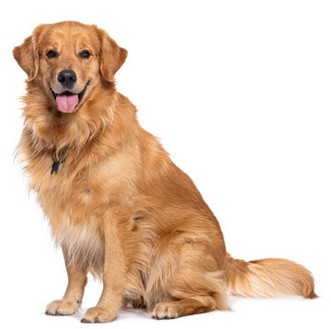
#> input picture dog.png, 331 x 329 px, found by its file name
$ python Lab3-2-1.py
#> lines starting #> are read from the running program, lines starting #| are printed output that depends on the picture
import numpy as np
import cv2
import matplotlib.pyplot as plt

# Load the image (dog.png) and convert to grayscale
image = cv2.imread('dog.png', cv2.IMREAD_GRAYSCALE)
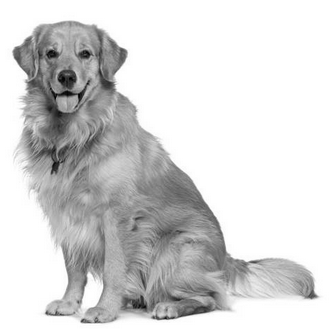
#> image: shape (329, 331); min 0, max 255, mean 212.5

# Step 1: Add Gaussian Distribution Noise
def add_gaussian_noise(image, mean=0, std=25):
    noise = np.random.normal(mean, std, image.shape).astype(np.int16)
    noisy_image = np.clip(image + noise, 0, 255).astype(np.uint8)
    return noisy_image

def add_uniform_noise(image):
    noise = np.random.uniform(-50, 50, image.shape).astype(np.int16)
    noisy_image = np.clip(image + noise, 0, 255).astype(np.uint8)
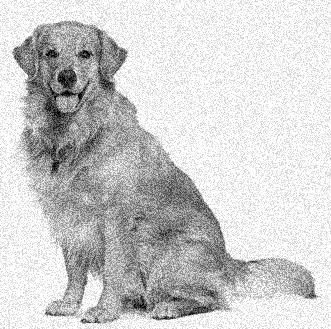
#> noisy_image: shape (329, 331); min 0, max 255, mean 205.4
    return noisy_image

def add_salt_pepper_noise(image, salt_prob=0.02, pepper_prob=0.02):
    noisy_image = np.copy(image)
    num_salt = int(np.ceil(salt_prob * image.size))
    num_pepper = int(np.ceil(pepper_prob * image.size))

    # Salt noise (white pixels)
    salt_coords = [np.random.randint(0, i - 1, num_salt) for i in image.shape]
    noisy_image[salt_coords[0], salt_coords[1]] = 255

    # Pepper noise (black pixels)
    pepper_coords = [np.random.randint(0, i - 1, num_pepper) for i in image.shape]
    noisy_image[pepper_coords[0], pepper_coords[1]] = 0

    return noisy_image

# Combine both Gaussian and Salt & Pepper noise
def add_combined_noise(image):
    gaussian_noisy = add_gaussian_noise(image)
    combined_noisy = add_salt_pepper_noise(gaussian_noisy)
    return combined_noisy

# Step 2: Filtering Techniques
def median_filter(image):
    rows, cols = image.shape
#> rows = 329; cols = 331
    output = np.zeros((rows, cols), dtype=np.uint8)
    padded_image = np.pad(image, 1, mode='constant', constant_values=0)
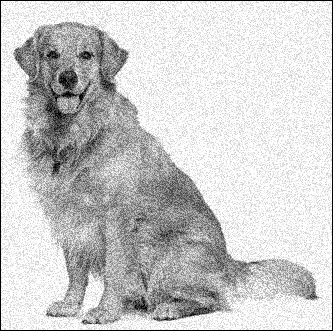
#> padded_image: shape (331, 333); min 0, max 255, mean 202.9

    for i in range(1, rows + 1):
        for j in range(1, cols + 1):
            # Extract the 3x3 neighborhood
            region = padded_image[i-1:i+2, j-1:j+2].flatten()
            # Find the median value
            median_value = np.median(region)
            # Set the median value in the output image
            output[i-1, j-1] = median_value
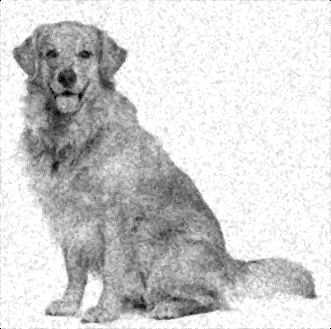
#> output: shape (329, 331); min 0, max 255, mean 209

    return output

def alpha_mean_filter(image):
    kernel = np.ones((3, 3), np.float32) / 9
    return cv2.filter2D(image, -1, kernel)

# Correct Gaussian filter as per professor's code
def gaussian_filter(image):
    gaussian_kernel = (1/16) * np.array([[1, 2, 1],
                                         [2, 4, 2],
                                         [1, 2, 1]])
    rows, cols = image.shape
#> rows = 329; cols = 331
    output = np.zeros((rows, cols), dtype=np.float32)
    padded_image = np.pad(image, 1, mode='constant')

    for i in range(1, rows + 1):
        for j in range(1, cols + 1):
            region = padded_image[i-1:i+2, j-1:j+2]
            output[i-1, j-1] = np.sum(region * gaussian_kernel)
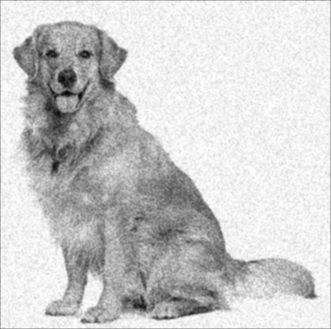
#> output: shape (329, 331) float32; min 6.88, max 255, mean 204.6

    return np.clip(output, 0, 255).astype(np.uint8)

# Step 3: PSNR Calculation
def calculate_psnr(original, processed):
    mse = np.mean((original - processed) ** 2)
#> mse = 72.41
    if mse == 0:
        return float('inf')
    psnr = 10 * np.log10((255 ** 2) / mse)
#> psnr = 29.53
    return psnr

# Step 4: Generate Noisy Image
gaussian_noisy = add_uniform_noise(image)

# Apply three different filters to the noisy image
median_filtered = median_filter(gaussian_noisy)
gaussian_filtered = gaussian_filter(gaussian_noisy)
alpha_mean_filtered = alpha_mean_filter(gaussian_noisy)

# Step 5: Calculate PSNR values
psnr_noisy = calculate_psnr(image, gaussian_noisy)
#> psnr_noisy = 29.53
psnr_median = calculate_psnr(gaussian_noisy, median_filtered)
#> psnr_median = 29.69
psnr_gaussian = calculate_psnr(gaussian_noisy, gaussian_filtered)
#> psnr_gaussian = 28.64
psnr_alpha_mean = calculate_psnr(gaussian_noisy, alpha_mean_filtered)
#> psnr_alpha_mean = 28.4

print("PSNR Values for Gaussian Noise:")
print(f"Noisy Image to Original: {psnr_noisy:.2f} dB")
#| Noisy Image to Original: 29.53 dB
print(f"Median Filtered to Noisy: {psnr_median:.2f} dB")
#| Median Filtered to Noisy: 29.69 dB
print(f"Gaussian Filtered to Noisy: {psnr_gaussian:.2f} dB")
#| Gaussian Filtered to Noisy: 28.64 dB
print(f"Alpha Mean Filtered to Noisy: {psnr_alpha_mean:.2f} dB")
#| Alpha Mean Filtered to Noisy: 28.40 dB

# Step 6: Display Images
plt.figure(figsize=(12, 8))

plt.subplot(2, 3, 1)
plt.title("Original Image")
plt.imshow(image, cmap='gray')
plt.axis('off')

plt.subplot(2, 3, 2)
plt.title("Noisy Image")
plt.imshow(gaussian_noisy, cmap='gray')
plt.axis('off')

plt.subplot(2, 3, 3)
plt.title("Median Filtered")
plt.imshow(median_filtered, cmap='gray')
plt.axis('off')

plt.subplot(2, 3, 4)
plt.title("Gaussian Filtered")
plt.imshow(gaussian_filtered, cmap='gray')
plt.axis('off')

plt.subplot(2, 3, 5)
plt.title("Alpha Mean Filtered")
plt.imshow(alpha_mean_filtered, cmap='gray')
plt.axis('off')

plt.tight_layout()
plt.show()
